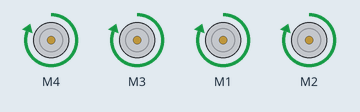
The sketch below on a simulated Arduino Uno, built with avr-gcc and run on an emulated ATmega328P. Shown: 4 × DC motor (green arrow = forward, orange = backward, longer = faster).

Above: at 1.0 s.
At 3.0 s:
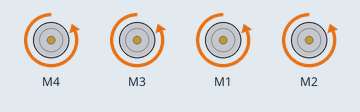
At 5.0 s:
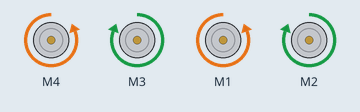
At 7.0 s:
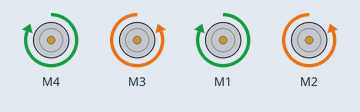
At 9.0 s:
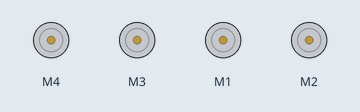
Timing chart, 0 to 13.0 s (numbered marks = the images above):
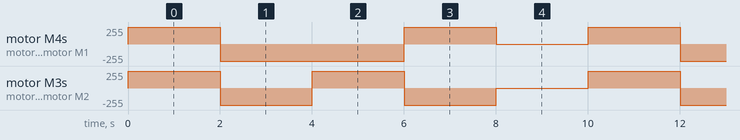

Measured:
- by itself, motor M4, motor M1: repeats every 10.0 s: backward 255/255 4.0 s, forward 255/255 2.0 s, stopped 2.0 s, forward 255/255 2.0 s
- by itself, motor M3, motor M2: repeats every 10.0 s: backward 255/255 2.0 s, forward 255/255 2.0 s, backward 255/255 2.0 s, stopped 2.0 s, forward 255/255 2.0 s

The sketch:

L293-MSTest.ino
```cpp
#include <AFMotor.h>

AF_DCMotor motor_front_left(4);
AF_DCMotor motor_front_right(3);
AF_DCMotor motor_rear_left(1);
AF_DCMotor motor_rear_right(2);

void motors(const uint8_t frl_cmd, uint8_t frr_cmd = 0, uint8_t rel_cmd = 0, uint8_t rer_cmd = 0)
{
  if(frr_cmd == 0)
  {
      frr_cmd = frl_cmd;
  }
  if(rel_cmd == 0)
  {
      rel_cmd = frl_cmd;
  }
  if(rer_cmd == 0)
  {
      rer_cmd = frl_cmd;
  }
  motor_front_left.run(frl_cmd);
  motor_front_right.run(frr_cmd);
  motor_rear_left.run(rel_cmd);
  motor_rear_right.run(rer_cmd);
}

void move_forward()
{
  motors(FORWARD);
}

void move_backward()
{
  motors(BACKWARD);
}

void turn_left()
{
  motors(BACKWARD, FORWARD, BACKWARD, FORWARD);
}

void turn_right()
{
    motors(FORWARD, BACKWARD, FORWARD, BACKWARD);
}
void setup() {
  /*
   * No load speed:
      DC 3V -> 125R/min
      DC 5V -> 200R/min
      DC 6V -> 230R/min
   * Load speed:
      DC 3V -> 95R/min
      DC 5V -> 160R/min
      DC 6V -> 175R/min
  */

  motor_front_left.setSpeed(255);
  motor_front_right.setSpeed(255);
  motor_rear_left.setSpeed(255);
  motor_rear_right.setSpeed(255);
  Serial.begin(9600);
}

void loop() {

  move_forward();

  delay(2000);

  motors( RELEASE );

  move_backward( );

  delay(2000);

  motors( RELEASE );

  turn_left();

  delay(2000);

  motors( RELEASE );

  turn_right();

  delay(2000);

  motors( RELEASE );

  delay(2000);
}
```
